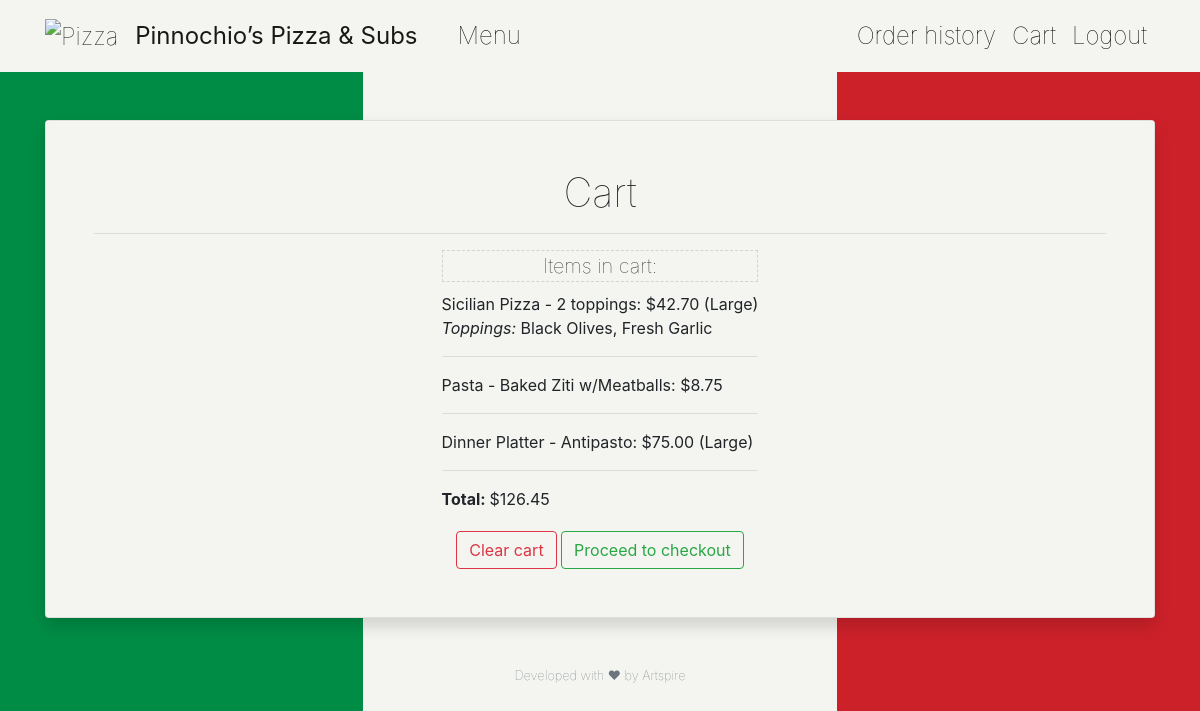
The app's page /cart (signed in), older data.
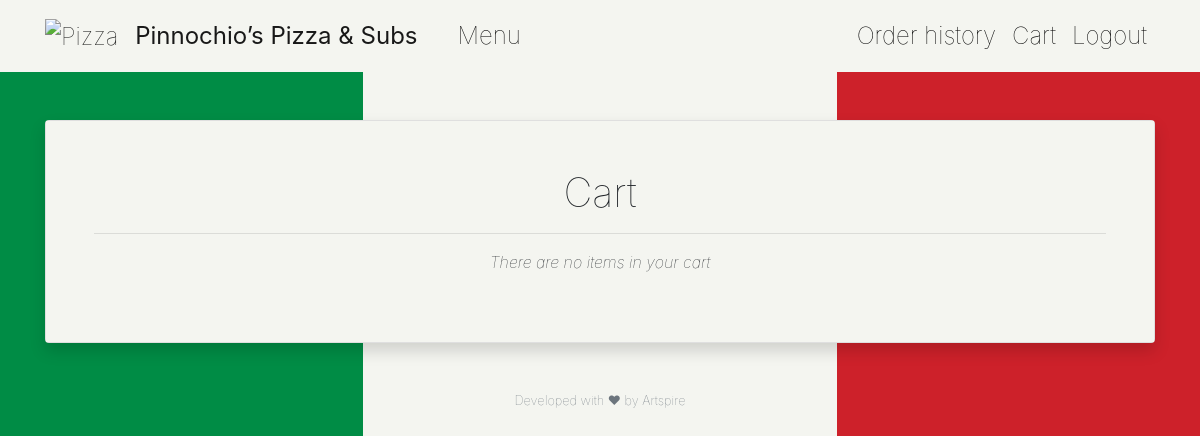
The same page, newer data.
### orders/models.py (models this page shows, shortened)
class CartItem(models.Model):
    user = models.ForeignKey(User, on_delete=models.CASCADE)
    item = models.CharField(max_length=64)
    price = models.DecimalField(max_digits=5, decimal_places=2)
    toppings = models.CharField(max_length=128, blank=True)
    extras = models.CharField(max_length=128, blank=True)

### orders/views.py (the view)
# urls.py: path("cart", views.cart, name="cart"),
def cart(request):
    if CartItem.objects.filter(user=request.user):
        total_price = CartItem.objects.filter(user=request.user).aggregate(Sum('price'))['price__sum']
        price_rounded = "{:.2f}".format(total_price)
    else:
        price_rounded = 0
    context = {
        "items": CartItem.objects.filter(user=request.user),
        "total_price": price_rounded
    }
    if request.method == 'POST':
        if 'clear' in request.POST:
            CartItem.objects.filter(user=request.user).delete()
        elif 'confirm' in request.POST:
            total_price = request.POST["price"]
            cart = CartItem.objects.filter(user=request.user)
            cart_list = list(cart)
            order_list = ', '.join(map(str, cart_list))
            print(order_list)
            order = Order(user=request.user, items=order_list, total_price=total_price)
            order.save()
            CartItem.objects.filter(user=request.user).delete()
            return redirect("history")
        return render(request, "orders/cart.html", context)
    else:
        return render(request, "orders/cart.html", context)

### orders/templates/orders/cart.html (shortened to what this page needs)
{% extends "orders/base.html" %}
{% block content %}
    <h1>Cart</h1>
    <hr>
    <div class="centered">
        <ul class="ul-style" id="cart-list">
            {% if items %}
                <li id="cart-list-title">Items in cart:</li>
            {% endif %}
            {% for item in items %}
                <li>{{ item.item }}</li>
                {% if item.toppings %}
                    <li><i>Toppings: </i>{{ item.toppings }}</li>
                {% endif %}
                <hr>
            {% empty %}
                <li class="font-style"><i>There are no items in your cart</i></li>
            {% endfor %}
            {% if items %}
                <li><b>Total: </b>${{ total_price }}</li>
            {% endif %}
        </ul>
    <div>
    {% if items %}
    <form action="{% url 'cart' %}" method="post">
        <input class="btn btn-outline-danger" type="submit" name="clear" value="Clear cart"/>
        <button type="button" class="btn btn-outline-success" data-toggle="modal" data-target="#exampleModal">
            Proceed to checkout
        </button>
    </form>
    {% endif %}
{% endblock %}

### orders/templates/orders/base.html (shortened to what this page needs)
{% load static %}
<!DOCTYPE html>
<html lang="en">
    <head>
        <link rel="stylesheet" href="https://stackpath.bootstrapcdn.com/bootstrap/4.3.1/css/bootstrap.min.css">
        <link rel="stylesheet" type="text/css" href="{% static 'orders/styles.css' %}">
    </head>
    <body>
    <nav class="navbar navbar-expand-lg navbar-light navbar-custom">
        <div class="container">
            <a class="navbar-brand" href="/"><img src="{% static 'orders/pizza.png' %}" alt="Pizza" width="50px"/>
            <span class="navbar-brand mb-0 h1" id="brandtext">Pinnochio’s Pizza & Subs</span></a>
            <div class="collapse navbar-collapse" id="navbar">
                {% if user.is_authenticated %}
                    <ul class="navbar-nav">
                        <li class="nav-item"><a class="nav-link" href="/menu" id="navtext">Menu</a></li>
                    </ul>
                    {% if user.is_superuser %}
                        <ul class="navbar-nav ml-auto mt-0">
                            <li class="nav-item"><a class="nav-link" href="/manager" id="navtext">Order manager</a></li>
                            <li class="nav-item"><a class="nav-link" href="/logout" id="navtext">Logout</a></li>
                        </ul>
                    {% else %}
                        <ul class="navbar-nav ml-auto mt-0">
                            <li class="nav-item"><a class="nav-link" href="/history" id="navtext">Order history</a></li>
                            <li class="nav-item"><a class="nav-link" href="/cart" id="navtext">Cart</a></li>
                            <li class="nav-item"><a class="nav-link" href="/logout" id="navtext">Logout</a></li>
                        </ul>
                    {% endif %}
                {% else %}
                    <ul class="navbar-nav ml-auto mt-0">
                        <li class="nav-item"><a class="nav-link" href="/register" id="navtext">Register</a></li>
                        <li class="nav-item"><a class="nav-link" href="/login" id="navtext">Login</a></li>
                    </ul>
                {% endif %}
            </div>
        </div>
    </nav>
    <div class="container">
        <div class="card rounded shadow my-5">
            <div id="cb-1" class="card-body p-5">
                <main>
                    {% block content %}{% endblock %}
                </main>
            </div>
        </div>
    </div>
    <footer class="small text-center text-muted">
        <p id="foottext">Developed with &hearts; by Artspire</p>
    </footer>
    <br>
    </body>
</html>

### orders/static/orders/styles.css (style rules this page uses)
nav .navbar-brand { font-size: x-large; font-weight: lighter; }
.navbar-custom { background-color: #F4F5F0; }
body { background: url('../orders/background.png') no-repeat center center fixed; -webkit-background-size: cover; -moz-background-size: cover; background-size: cover; -o-background-size: cover; overflow-x: auto; text-align: center; font-size: medium; min-height: 800px; max-height: auto; }
h1 { font-weight: lighter; }
#cb-1, .modal-content { background-color: #F4F5F0; }
#foottext { font-weight: lighter; }
#brandtext { font-weight: normal; padding-left: 10px; }
#navtext { font-size: 24px; font-weight: lighter; color: black; }
.ul-style { list-style: none; margin: 0; padding: 0; }
.font-style { font-weight: lighter; }
.centered { text-align: center; }
#cart-list { display: inline-block; text-align: left; margin-bottom: 20px; }

Row changes from the older to the newer data that the page shows:
removed CartItem: item "Sicilian Pizza - 2 toppings: $42.70 (Large)", toppings "Black Olives, Fresh Garlic"
removed CartItem: item "Pasta - Baked Ziti w/Meatballs: $8.75"
removed CartItem: item "Dinner Platter - Antipasto: $75.00 (Large)"
Text that changed along with them:
{{ total_price }}: "126.45" → (not shown)
form field clear: "Clear cart" → (not shown)
text no longer shown: "Items in cart: Total: $ Proceed to checkout"
text now shown: "There are no items in your cart"
